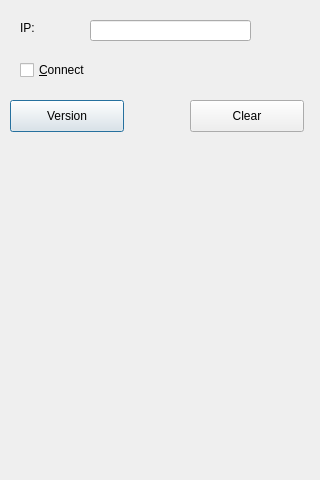
<?xml version="1.0" encoding="UTF-8"?>
<ui version="4.0">
 <class>Dialog</class>
 <widget class="QDialog" name="Dialog">
  <property name="geometry">
   <rect>
    <x>0</x>
    <y>0</y>
    <width>320</width>
    <height>480</height>
   </rect>
  </property>
  <property name="windowTitle">
   <string>Domotics Dialog</string>
  </property>
  <property name="windowIcon">
   <iconset resource="resource.qrc">
    <normaloff>:/icon/images/t-thermo.png</normaloff>:/icon/images/t-thermo.png</iconset>
  </property>
  <widget class="QLabel" name="labelIp">
   <property name="geometry">
    <rect>
     <x>20</x>
     <y>20</y>
     <width>62</width>
     <height>16</height>
    </rect>
   </property>
   <property name="text">
    <string>IP:</string>
   </property>
  </widget>
  <widget class="QLineEdit" name="lineEditIp">
   <property name="geometry">
    <rect>
     <x>90</x>
     <y>20</y>
     <width>161</width>
     <height>21</height>
    </rect>
   </property>
  </widget>
  <widget class="QCheckBox" name="checkBoxConnect">
   <property name="geometry">
    <rect>
     <x>20</x>
     <y>60</y>
     <width>87</width>
     <height>20</height>
    </rect>
   </property>
   <property name="text">
    <string>&amp;Connect</string>
   </property>
  </widget>
  <widget class="QPushButton" name="pushButtonVersion">
   <property name="geometry">
    <rect>
     <x>10</x>
     <y>100</y>
     <width>114</width>
     <height>32</height>
    </rect>
   </property>
   <property name="text">
    <string>Version</string>
   </property>
  </widget>
  <widget class="QPushButton" name="pushButtonClear">
   <property name="geometry">
    <rect>
     <x>190</x>
     <y>100</y>
     <width>114</width>
     <height>32</height>
    </rect>
   </property>
   <property name="text">
    <string>Clear</string>
   </property>
  </widget>
 </widget>
 <layoutdefault spacing="6" margin="11"/>
 <resources>
  <include location="resource.qrc"/>
 </resources>
 <connections/>
</ui>
